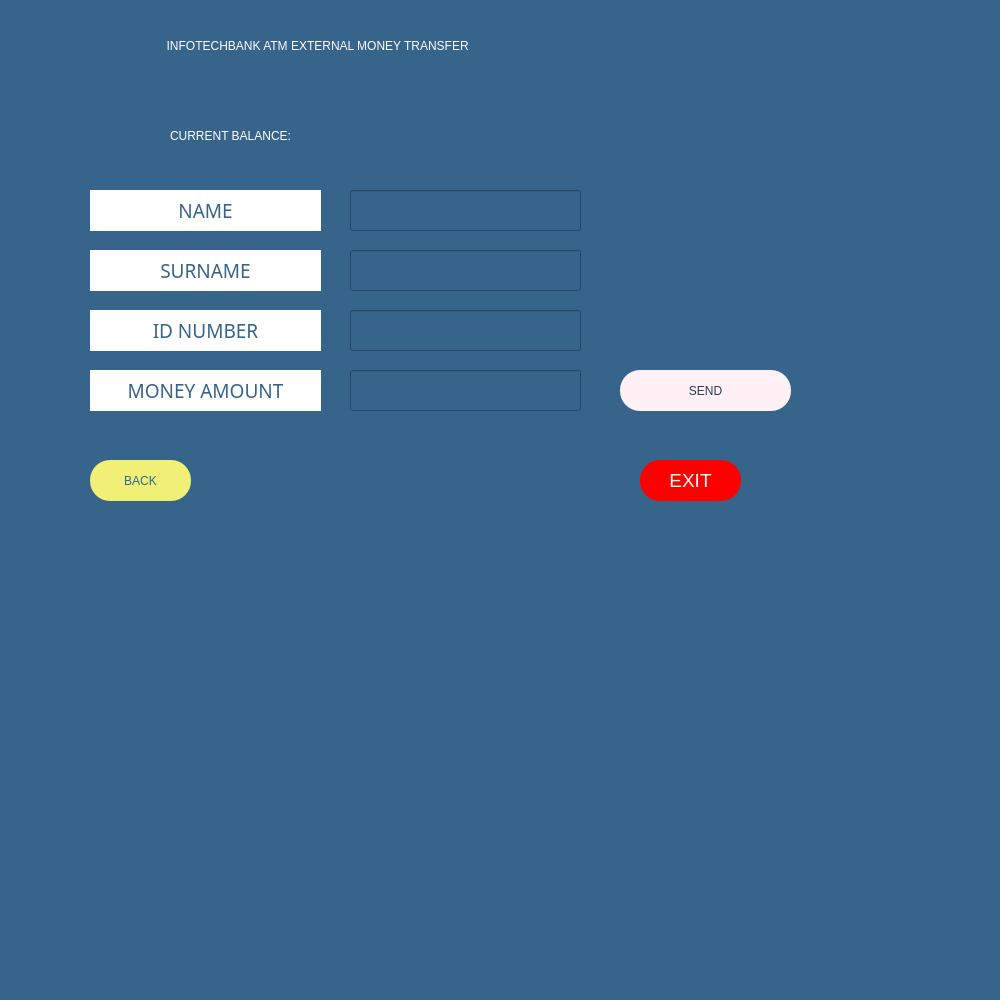
<?xml version="1.0" encoding="UTF-8"?>
<ui version="4.0">
 <class>MainWindow</class>
 <widget class="QMainWindow" name="MainWindow">
  <property name="geometry">
   <rect>
    <x>0</x>
    <y>0</y>
    <width>1000</width>
    <height>1000</height>
   </rect>
  </property>
  <property name="windowTitle">
   <string>MainWindow</string>
  </property>
  <property name="styleSheet">
   <string notr="true">background-color: rgb(54, 100, 139);</string>
  </property>
  <widget class="QWidget" name="centralwidget">
   <widget class="QLabel" name="la_error">
    <property name="geometry">
     <rect>
      <x>120</x>
      <y>430</y>
      <width>451</width>
      <height>16</height>
     </rect>
    </property>
    <property name="styleSheet">
     <string notr="true">color: rgb(255, 0, 0);
font: 75 12pt &quot;MS Sans Serif&quot;;</string>
    </property>
    <property name="text">
     <string/>
    </property>
   </widget>
   <widget class="QLineEdit" name="li_amount">
    <property name="geometry">
     <rect>
      <x>350</x>
      <y>370</y>
      <width>231</width>
      <height>41</height>
     </rect>
    </property>
    <property name="styleSheet">
     <string notr="true">color: rgb(255, 255, 255);
font: 63 14pt &quot;Montserrat SemiBold&quot;;</string>
    </property>
    <property name="text">
     <string/>
    </property>
   </widget>
   <widget class="QLabel" name="la_balance">
    <property name="geometry">
     <rect>
      <x>170</x>
      <y>110</y>
      <width>511</width>
      <height>51</height>
     </rect>
    </property>
    <property name="styleSheet">
     <string notr="true">
font: 75 16pt &quot;MS Shell Dlg 2&quot;;
color: rgb(255, 255, 255);
</string>
    </property>
    <property name="text">
     <string>CURRENT BALANCE:</string>
    </property>
   </widget>
   <widget class="QPushButton" name="B_exit">
    <property name="geometry">
     <rect>
      <x>640</x>
      <y>460</y>
      <width>101</width>
      <height>41</height>
     </rect>
    </property>
    <property name="styleSheet">
     <string notr="true">background-color: rgb(255, 0, 0);
font: 63 14pt ;Montserrat SemiBold;
border-radius: 20;
color: rgb(255, 255, 255);</string>
    </property>
    <property name="text">
     <string>EXIT</string>
    </property>
    <property name="icon">
     <iconset>
      <normaloff>../../Downloads/x-button.png</normaloff>../../Downloads/x-button.png</iconset>
    </property>
   </widget>
   <widget class="QLineEdit" name="li_alici_name">
    <property name="geometry">
     <rect>
      <x>350</x>
      <y>190</y>
      <width>231</width>
      <height>41</height>
     </rect>
    </property>
    <property name="styleSheet">
     <string notr="true">color: rgb(255, 255, 255);
font: 63 14pt &quot;Montserrat SemiBold&quot;;</string>
    </property>
    <property name="text">
     <string/>
    </property>
   </widget>
   <widget class="QLineEdit" name="li_alici_surname">
    <property name="geometry">
     <rect>
      <x>350</x>
      <y>250</y>
      <width>231</width>
      <height>41</height>
     </rect>
    </property>
    <property name="styleSheet">
     <string notr="true">color: rgb(255, 255, 255);
font: 63 14pt &quot;Montserrat SemiBold&quot;;</string>
    </property>
    <property name="text">
     <string/>
    </property>
   </widget>
   <widget class="QLabel" name="la_welcome">
    <property name="geometry">
     <rect>
      <x>160</x>
      <y>10</y>
      <width>511</width>
      <height>71</height>
     </rect>
    </property>
    <property name="styleSheet">
     <string notr="true">
font: 75 16pt &quot;MS Shell Dlg 2&quot;;
color: rgb(255, 255, 255);
</string>
    </property>
    <property name="text">
     <string>  INFOTECHBANK ATM EXTERNAL MONEY TRANSFER</string>
    </property>
   </widget>
   <widget class="QPushButton" name="B_send">
    <property name="geometry">
     <rect>
      <x>620</x>
      <y>370</y>
      <width>171</width>
      <height>41</height>
     </rect>
    </property>
    <property name="styleSheet">
     <string notr="true">background-color: rgb(255, 240, 245);
color: rgb(34, 64, 89);
font: 63 14pt &quot;Montserrat SemiBold&quot;;
border-radius: 20 </string>
    </property>
    <property name="text">
     <string>SEND</string>
    </property>
    <property name="icon">
     <iconset>
      <normaloff>../../Downloads/x-button.png</normaloff>../../Downloads/x-button.png</iconset>
    </property>
   </widget>
   <widget class="QLabel" name="la_alici_name">
    <property name="geometry">
     <rect>
      <x>90</x>
      <y>190</y>
      <width>231</width>
      <height>41</height>
     </rect>
    </property>
    <property name="font">
     <font>
      <family>Montserrat SemiBold</family>
      <pointsize>14</pointsize>
      <weight>7</weight>
      <italic>false</italic>
      <bold>false</bold>
     </font>
    </property>
    <property name="styleSheet">
     <string notr="true">color: rgb(54, 100, 139);
font: 63 14pt &quot;Montserrat SemiBold&quot;;
background-color: rgb(255, 255, 255);</string>
    </property>
    <property name="text">
     <string>NAME</string>
    </property>
    <property name="alignment">
     <set>Qt::AlignCenter</set>
    </property>
   </widget>
   <widget class="QLabel" name="la_alici_surname">
    <property name="geometry">
     <rect>
      <x>90</x>
      <y>250</y>
      <width>231</width>
      <height>41</height>
     </rect>
    </property>
    <property name="font">
     <font>
      <family>Montserrat SemiBold</family>
      <pointsize>14</pointsize>
      <weight>7</weight>
      <italic>false</italic>
      <bold>false</bold>
     </font>
    </property>
    <property name="styleSheet">
     <string notr="true">color: rgb(54, 100, 139);
font: 63 14pt &quot;Montserrat SemiBold&quot;;
background-color: rgb(255, 255, 255);</string>
    </property>
    <property name="text">
     <string>SURNAME</string>
    </property>
    <property name="alignment">
     <set>Qt::AlignCenter</set>
    </property>
   </widget>
   <widget class="QLabel" name="la_alici_id">
    <property name="geometry">
     <rect>
      <x>90</x>
      <y>310</y>
      <width>231</width>
      <height>41</height>
     </rect>
    </property>
    <property name="font">
     <font>
      <family>Montserrat SemiBold</family>
      <pointsize>14</pointsize>
      <weight>7</weight>
      <italic>false</italic>
      <bold>false</bold>
     </font>
    </property>
    <property name="styleSheet">
     <string notr="true">color: rgb(54, 100, 139);
font: 63 14pt &quot;Montserrat SemiBold&quot;;
background-color: rgb(255, 255, 255);</string>
    </property>
    <property name="text">
     <string>ID NUMBER</string>
    </property>
    <property name="alignment">
     <set>Qt::AlignCenter</set>
    </property>
   </widget>
   <widget class="QLabel" name="la_amount">
    <property name="geometry">
     <rect>
      <x>90</x>
      <y>370</y>
      <width>231</width>
      <height>41</height>
     </rect>
    </property>
    <property name="font">
     <font>
      <family>Montserrat SemiBold</family>
      <pointsize>14</pointsize>
      <weight>7</weight>
      <italic>false</italic>
      <bold>false</bold>
     </font>
    </property>
    <property name="styleSheet">
     <string notr="true">color: rgb(54, 100, 139);
font: 63 14pt &quot;Montserrat SemiBold&quot;;
background-color: rgb(255, 255, 255);</string>
    </property>
    <property name="text">
     <string>MONEY AMOUNT</string>
    </property>
    <property name="alignment">
     <set>Qt::AlignCenter</set>
    </property>
   </widget>
   <widget class="QLineEdit" name="li_alici_id">
    <property name="geometry">
     <rect>
      <x>350</x>
      <y>310</y>
      <width>231</width>
      <height>41</height>
     </rect>
    </property>
    <property name="styleSheet">
     <string notr="true">color: rgb(255, 255, 255);
font: 63 14pt &quot;Montserrat SemiBold&quot;;</string>
    </property>
    <property name="text">
     <string/>
    </property>
    <property name="maxLength">
     <number>11</number>
    </property>
   </widget>
   <widget class="QPushButton" name="B_back">
    <property name="geometry">
     <rect>
      <x>90</x>
      <y>460</y>
      <width>101</width>
      <height>41</height>
     </rect>
    </property>
    <property name="styleSheet">
     <string notr="true">background-color: rgb(240, 240, 119);
color: rgb(54, 100, 139);
font: 63 14pt &quot;Montserrat SemiBold&quot;;
border-radius: 20;
</string>
    </property>
    <property name="text">
     <string>BACK</string>
    </property>
    <property name="checkable">
     <bool>false</bool>
    </property>
   </widget>
  </widget>
  <widget class="QMenuBar" name="menubar">
   <property name="geometry">
    <rect>
     <x>0</x>
     <y>0</y>
     <width>1000</width>
     <height>21</height>
    </rect>
   </property>
  </widget>
  <widget class="QStatusBar" name="statusbar"/>
 </widget>
 <resources/>
 <connections/>
</ui>
